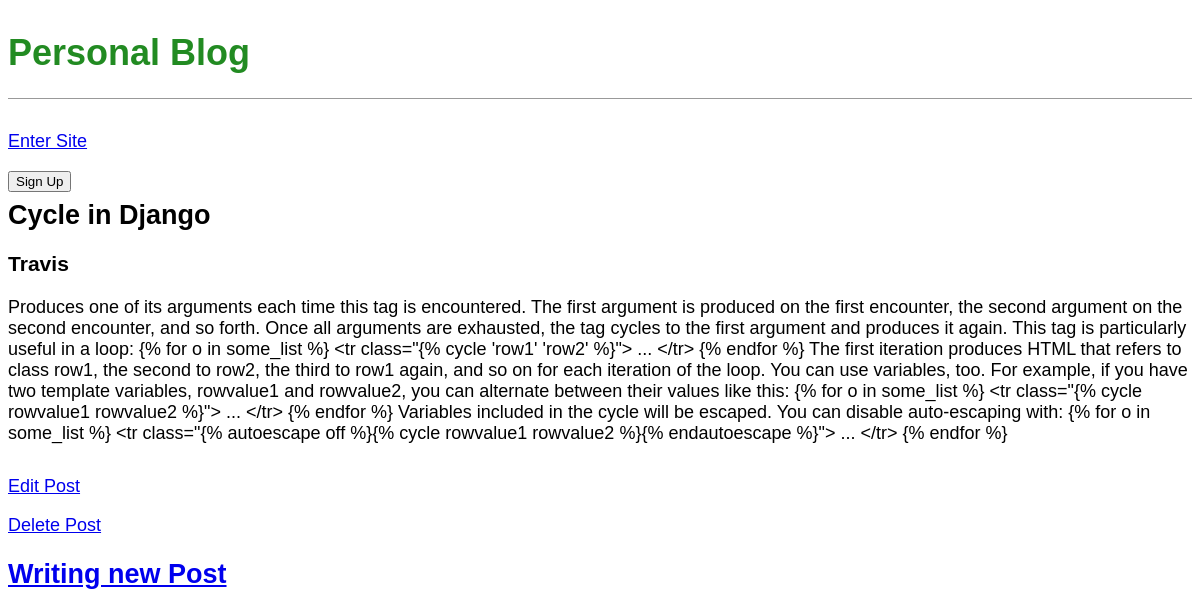
The app's page /post/2/ with its own data.
### WebBlog/models.py (models this page shows, shortened)
class Post(models.Model):
    title = models.CharField(max_length=200)
    author = models.ForeignKey('auth.User', on_delete=models.CASCADE)
    body = models.TextField()

### WebBlog/views.py (the view)
# urls.py: path('post/<int:pk>/',BlogDetailView.as_view(),name='post_detail'),   #bu ösha har bitta postning Primar Keysi (raqami)
class BlogDetailView(DetailView):
    model = Post
    template_name = 'post_detail.html'

### templates/post_detail.html
{% extends 'base.html' %}
{% block content %}
    <div class="post-entry">
        <h2>{{ post.title }}</h2>
        <h3>{{ post.author }}</h3>
        <p>{{ post.body }}</p>
    </div>
    <p><a href="{% url 'post_edit' post.pk %}">Edit Post</a></p>
    <p><a href="{% url 'post_delete' post.pk %}">Delete Post</a></p>
{% endblock content %}

### static/css/base.css (style rules this page uses)
body { font-family: 'Noto Sans JP', sans-serif; font-size: 18px; }
.post-entry { margin-bottom: 2rem; }
.post-entry h2 { margin: 0.5rem 0; }
.post-entry p { margin: 0; font-weight: 400; }

### records on screen
Post: title "Cycle in Django", author "Travis", body "Produces one of its arguments each time this tag is encountered. The first argument is produced on the first encounter, the second argument on the second encounter, and so forth. Once all arguments are exhausted, the tag cycles to the first argument and produces it again. This tag is particularly useful in a loop: {% for o in some_list %} <tr class=\"{% cycle 'row1' 'row2' %}\"> ... </tr> {% endfor %} The first iteration produces HTML that refers to class row1, the second to row2, the third to row1 again, and so on for each iteration of the loop. You can use variables, too. For example, if you have two template variables, rowvalue1 and rowvalue2, you can alternate between their values like…"
